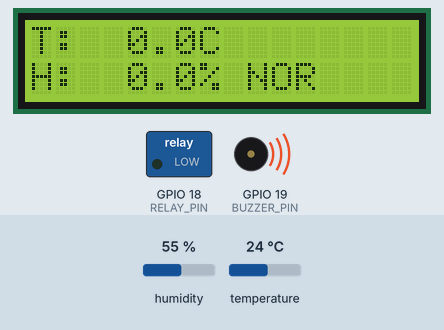
Bench run of a sketch on a simulated ESP32. On the bench: 16×2 character LCD, switched loads named in the sketch (green lamp = pin HIGH), buzzer (waves = sounding, pin HIGH). Inputs (shaded band) come from the test bench; at power-on: temperature 24 °C, humidity 55 %. WiFi joins after 1.5 s; servers stay silent unless stated; what the sketch prints to the serial monitor is not drawn.

Above: at 1.2 s.
1.3 s: temperature set to 27.4 °C
At 2.7 s:
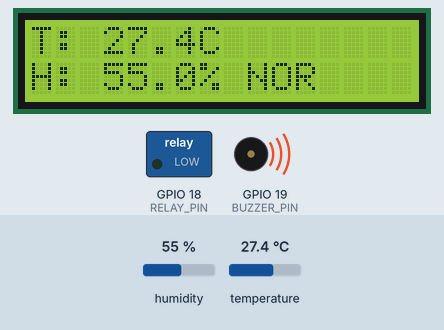
3.5 s: temperature set to 28.4 °C
At 13.0 s:
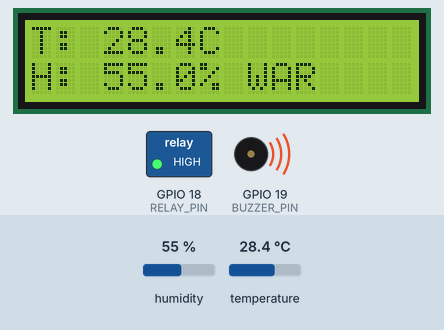
13.3 s: temperature set to 31.4 °C
At 14.9 s:
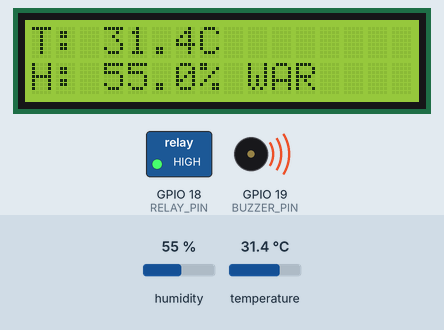
15.5 s: temperature set to 32.8 °C
At 24.9 s:
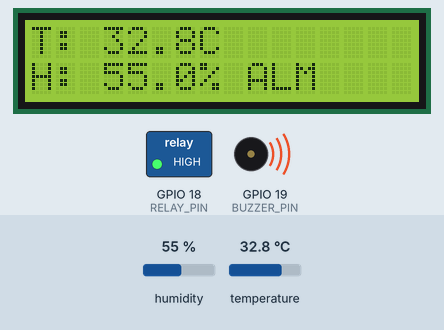
25.3 s: temperature set to 12 °C
At 26.28 s:
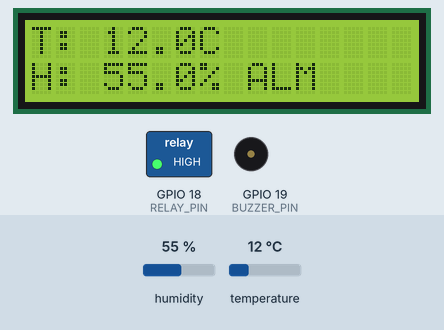
33.5 s: temperature set to 33 °C
At 34.7 s:
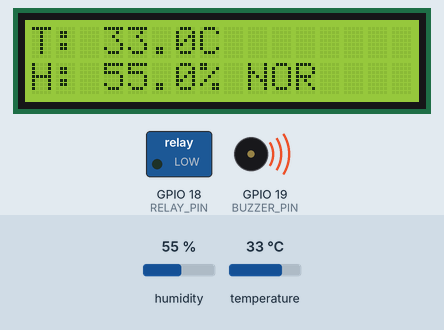
Timing chart, 0 to 42.5 s (numbered marks = the images above; inputs shaded):
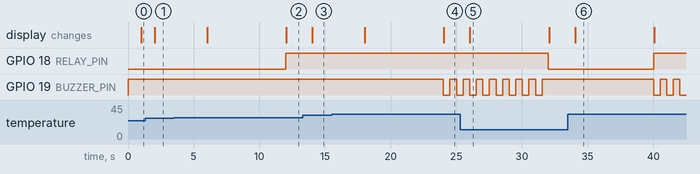

Measured:
- the behaviour switches between 28 and 28.1 °C on temperature (found by bisection; images 1 and 2)
- the behaviour switches between 32 and 32.1 °C on temperature (found by bisection; images 3 and 4)
- after the input at 1.3 s, the display: changes after 0.73 s (image 1)
- after the input at 3.5 s, GPIO 18 (RELAY_PIN): LOW → HIGH after 8.5 s; the display: first changes after 2.5 s (image 2 shows a later state)
- after the input at 13.3 s, the display: changes after 0.74 s (image 3)
- after the input at 15.5 s, GPIO 19 (BUZZER_PIN): HIGH → LOW after 8.5 s, → HIGH 0.50 s later, → LOW 0.50 s later; the display: first changes after 2.5 s (image 4 shows a later state)
- after the input at 25.3 s, GPIO 18 (RELAY_PIN): HIGH → LOW after 6.7 s; GPIO 19 (BUZZER_PIN): goes on until 31.5 s, then stays HIGH; the display: changes after 0.75 s (image 5)
- after the input at 33.5 s, GPIO 18 (RELAY_PIN): LOW → HIGH after 6.5 s; GPIO 19 (BUZZER_PIN): alternates HIGH for 0.50 s and LOW for 0.50 s, starting after 6.5 s; the display: changes after 0.57 s (image 6)

The sketch:

bt5v4log_2.ino
```cpp
#include <WiFi.h>
#include <WebSocketsClient.h>
#include <LiquidCrystal_I2C.h>
#include <DHT.h>
#include <Wire.h>

// ================= WIFI =================
const char* ssid = "Khu H";
const char* password = "khuh1234";

// ================= WS =================
WebSocketsClient webSocket;
const char* host = "10.85.7.197";
const int port = 3000;

// ================= SENSOR =================
#define DHTPIN 15
#define DHTTYPE DHT22

// ================= HARDWARE =================
#define RELAY_PIN 18
#define BUZZER_PIN 19
#define BUZZER_ON LOW
#define BUZZER_OFF HIGH

// ================= LIMIT =================
#define TEMP_LIMIT 28
#define HUMI_LIMIT 85
#define TEMP_ALARM 32
#define HUMI_ALARM 95
#define APP_STATE_CONFIRM_MS 5000

DHT dht(DHTPIN, DHTTYPE);
LiquidCrystal_I2C lcd(0x27,16,2);

// ================= STATE =================
enum SystemState { SYS_INIT, SYS_WIFI, SYS_WS, SYS_RUNNING, SYS_ERROR };
enum AppState { NORMAL, WARNING, ALARM, ERROR_STATE };

SystemState sysState = SYS_INIT;
AppState appState = NORMAL;
AppState lastState = NORMAL;
AppState pendingAppState = NORMAL;

// ================= DATA =================
float temp = 0, humi = 0;
bool errorSensor = false;
int errorSensorCount = 0;

// ================= CONTROL =================
bool buzzerOn = false;
unsigned long buzzer_time = 0;

// ================= TIMER =================
unsigned long lastSensor = 0;
unsigned long lastLCD = 0;
unsigned long lastReconnectWiFi = 0;
unsigned long lastReconnectWS = 0;
unsigned long lastSend = 0;
unsigned long lastHeartbeat = 0;
unsigned long appStateSince = 0;

// ================= WS =================
bool wsConnected = false;

// ================= LOG =================
const char* appStateName(AppState state) {
  switch(state) {
    case NORMAL: return "NORMAL";
    case WARNING: return "WARNING";
    case ALARM: return "ALARM";
    case ERROR_STATE: return "ERROR";
  }

  return "UNKNOWN";
}

const char* systemStateName(SystemState state) {
  switch(state) {
    case SYS_INIT: return "INIT";
    case SYS_WIFI: return "WAIT_WIFI";
    case SYS_WS: return "WAIT_WS";
    case SYS_RUNNING: return "RUNNING";
    case SYS_ERROR: return "ERROR";
  }

  return "UNKNOWN";
}

void logLine(const char* tag, const String& message) {
  Serial.print('[');
  Serial.print(millis());
  Serial.print(" ms]");
  Serial.print('[');
  Serial.print(tag);
  Serial.print("] ");
  Serial.println(message);
}

// ================= WIFI =================
void connectWiFi() {
  logLine("WIFI", "Connecting to SSID: " + String(ssid));
  WiFi.begin(ssid, password);
}

// ================= SYSTEM STATE =================
void updateSystemState() {
  SystemState previousState = sysState;

  switch(sysState) {
    case SYS_INIT:
      sysState = SYS_WIFI;
      break;

    case SYS_WIFI:
      if(WiFi.status() == WL_CONNECTED)
        sysState = SYS_WS;
      break;

    case SYS_WS:
      if(wsConnected)
        sysState = SYS_RUNNING;
      break;

    case SYS_RUNNING:
      if(WiFi.status() != WL_CONNECTED)
        sysState = SYS_ERROR;
      break;

    case SYS_ERROR:
      break;
  }

  if(sysState != previousState) {
    logLine("SYSTEM", String(systemStateName(previousState)) + " -> " + systemStateName(sysState));
  }
}

// ================= HANDLE SYSTEM =================
void handleSystemState() {

  switch(sysState) {

    case SYS_WIFI:
      if (WiFi.status() != WL_CONNECTED) {
        if (millis() - lastReconnectWiFi > 5000) {
          lastReconnectWiFi = millis();
          connectWiFi();
        }
      }
      break;

    case SYS_WS:
      if (!wsConnected) {
        if (millis() - lastReconnectWS > 5000) {
          lastReconnectWS = millis();
          logLine("WS", "Opening socket to " + String(host) + ":" + String(port));
          webSocket.begin(host, port, "/esp");
          webSocket.onEvent(webSocketEvent);
        }
      }
      break;

    case SYS_ERROR:
      if (millis() - lastReconnectWiFi > 5000) {
        lastReconnectWiFi = millis();
        connectWiFi();
      }
      break;
  }
}

// ================= WS EVENT =================
void webSocketEvent(WStype_t type, uint8_t * payload, size_t length) {

  switch(type) {
    case WStype_CONNECTED:
      logLine("WS", "Connected to " + String(host) + ":" + String(port) + String("/esp"));
      wsConnected = true;
      break;

    case WStype_DISCONNECTED:
      logLine("WS", "Disconnected");
      wsConnected = false;
      break;

    case WStype_TEXT: {
      String msg = String((char*)payload);

      logLine("WS RX", msg);
      break;
    }
  }
}

// ================= SENSOR =================
void readSensor() {
  float t = dht.readTemperature();
  float h = dht.readHumidity();

  if (isnan(t) || isnan(h)) {
    delay(50);
    t = dht.readTemperature();
    h = dht.readHumidity();
  }

  if (isnan(t) || isnan(h)) {
    errorSensorCount++;
    if(errorSensorCount >= 5) errorSensor = true;
    logLine("SENSOR", "Read failed, retryCount=" + String(errorSensorCount));
    return;
  }

  temp = t;
  humi = h;
  errorSensor = false;
  errorSensorCount = 0;

  logLine("SENSOR", "temp=" + String(temp, 1) + "C, humi=" + String(humi, 1) + "%");
}

// ================= APP STATE =================
AppState getRawAppState() {
  if(errorSensor) return ERROR_STATE;
  if(temp > TEMP_ALARM || humi > HUMI_ALARM) return ALARM;
  if(temp > TEMP_LIMIT || humi > HUMI_LIMIT) return WARNING;
  return NORMAL;
}

void updateAppState() {
  AppState rawState = getRawAppState();

  if(rawState == appState) {
    pendingAppState = appState;
    appStateSince = 0;
    return;
  }

  if(rawState != pendingAppState) {
    pendingAppState = rawState;
    appStateSince = millis();
    logLine("STATE WAIT", String(appStateName(appState)) + " -> " + appStateName(rawState) + " pending");
    return;
  }

  if(appStateSince != 0 && millis() - appStateSince >= APP_STATE_CONFIRM_MS) {
    appState = pendingAppState;
    appStateSince = 0;
  }
}

// ================= CONTROL =================
void handleAppState() {

  switch(appState) {

    case NORMAL:
      digitalWrite(RELAY_PIN, LOW);
      buzzerOn = false;
      digitalWrite(BUZZER_PIN, BUZZER_OFF);
      break;

    case WARNING:
      digitalWrite(RELAY_PIN, HIGH);
      buzzerOn = false;
      digitalWrite(BUZZER_PIN, BUZZER_OFF);
      break;

    case ALARM:
      digitalWrite(RELAY_PIN, HIGH);
      if(millis() - buzzer_time > 500) {
        buzzer_time = millis();
        buzzerOn = !buzzerOn;
        digitalWrite(BUZZER_PIN, buzzerOn ? BUZZER_ON : BUZZER_OFF);
      }
      break;

    case ERROR_STATE:
      digitalWrite(RELAY_PIN, HIGH);
      digitalWrite(BUZZER_PIN, BUZZER_ON);
      break;
  }
}

// ================= STATUS SEND =================
void sendStatus(bool forceSend = false) {
  if(!wsConnected) return;
  if(!forceSend && millis() - lastSend <= 3000) return;

  lastSend = millis();

  String data = "{";
  data += "\"temp\":" + String(temp) + ",";
  data += "\"humi\":" + String(humi) + ",";
  data += "\"fan\":" + String(digitalRead(RELAY_PIN)) + ",";
  data += "\"alarm\":" + String(appState == ALARM) + ",";
  data += "\"error\":" + String(appState == ERROR_STATE) + ",";
  data += "\"app_state\":\"" + String(appStateName(appState)) + "\",";
  data += "\"system_state\":\"" + String(systemStateName(sysState)) + "\"";
  data += "}";

  webSocket.sendTXT(data);

  logLine(forceSend ? "STATE TX" : "STATUS TX", data);
}

// ================= HEARTBEAT =================
void heartbeat() {
  if(millis() - lastHeartbeat > 10000) {
    lastHeartbeat = millis();
    webSocket.sendTXT("{\"topic\":\"ping\"}");
    logLine("PING", "Heartbeat sent");
  }
}

// ================= LCD =================
char line1[17];
char line2[17];

void displayLCD() {

  snprintf(line1, sizeof(line1), "T:%5.1fC", temp);
  snprintf(line2, sizeof(line2), "H:%5.1f%%", humi);

  lcd.setCursor(0,0);
  lcd.print(line1);

  lcd.setCursor(0,1);

  switch(appState) {
    case NORMAL: lcd.print(line2); lcd.print(" NOR"); break;
    case WARNING: lcd.print(line2); lcd.print(" WAR"); break;
    case ALARM: lcd.print(line2); lcd.print(" ALM"); break;
    case ERROR_STATE: lcd.print("SENSOR ERROR   "); break;
  }
}

// ================= SETUP =================
void setup() {
  Serial.begin(115200);

  Wire.begin(21,22);

  pinMode(RELAY_PIN, OUTPUT);
  pinMode(BUZZER_PIN, OUTPUT);

  digitalWrite(RELAY_PIN, LOW);
  digitalWrite(BUZZER_PIN, BUZZER_OFF);

  lcd.init();
  lcd.backlight();

  dht.begin();

  logLine("BOOT", "System starting");
  connectWiFi();
}

// ================= LOOP =================
void loop() {

  webSocket.loop();

  updateSystemState();
  handleSystemState();

  if(millis() - lastSensor > 2000) {
    lastSensor = millis();
    readSensor();
    updateAppState();
  }

  handleAppState();

  if(appState != lastState) {
    logLine("STATE", String(appStateName(lastState)) + " -> " + appStateName(appState));

    if(appState == ALARM) {
      buzzerOn = true;
      buzzer_time = millis();
      digitalWrite(BUZZER_PIN, BUZZER_ON);
    }

    sendStatus(true);
    lastState = appState;
  }

  if(millis() - lastLCD > 1000) {
    lastLCD = millis();
    displayLCD();
  }

  sendStatus();
  heartbeat();
}
```
